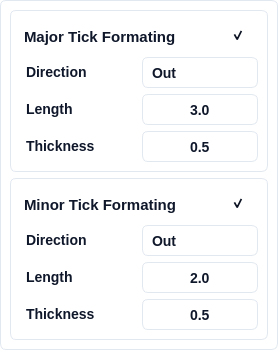
          <widget class="QFrame" name="qt_frame_buffer_group_3">
           <property name="layoutDirection">
            <enum>Qt::LeftToRight</enum>
           </property>
           <property name="autoFillBackground">
            <bool>false</bool>
           </property>
           <property name="styleSheet">
            <string notr="true">box-sizing: border-box;
display: flex;
flex-direction: column;
align-items: flex-start;
gap: 25px;
background: #FFFFFF;
border: 1px solid #E2E8F0; /* slate/200 */
border-radius: 6px;</string>
           </property>
           <property name="frameShape">
            <enum>QFrame::StyledPanel</enum>
           </property>
           <property name="frameShadow">
            <enum>QFrame::Raised</enum>
           </property>
           <layout class="QVBoxLayout" name="verticalLayout_16">
            <property name="spacing">
             <number>6</number>
            </property>
            <property name="leftMargin">
             <number>9</number>
            </property>
            <property name="topMargin">
             <number>9</number>
            </property>
            <property name="rightMargin">
             <number>9</number>
            </property>
            <property name="bottomMargin">
             <number>9</number>
            </property>
            <item>
             <widget class="QFrame" name="verticalFrame_4">
              <property name="styleSheet">
               <string notr="true">background: #FFFFFF;
border: 1px solid #E2E8F0; /* slate/200 */
border-radius: 6px;</string>
              </property>
              <layout class="QVBoxLayout" name="verticalLayout_6">
               <property name="leftMargin">
                <number>9</number>
               </property>
               <property name="topMargin">
                <number>9</number>
               </property>
               <property name="rightMargin">
                <number>9</number>
               </property>
               <property name="bottomMargin">
                <number>9</number>
               </property>
               <item>
                <layout class="QHBoxLayout" name="horizontalLayout_54" stretch="0,0,0">
                 <property name="leftMargin">
                  <number>0</number>
                 </property>
                 <property name="topMargin">
                  <number>0</number>
                 </property>
                 <property name="rightMargin">
                  <number>0</number>
                 </property>
                 <property name="bottomMargin">
                  <number>0</number>
                 </property>
                 <item>
                  <widget class="QLabel" name="label_47">
                   <property name="styleSheet">
                    <string notr="true"> 	border: none;
	color: #0F172A;  /* Text color */
    font-family: 'Segoe UI', sans-serif;  /* Font family */
    font-style: normal;  /* Font style */
    font-weight: 500;  /* Font weight */
    font-size: 15px;  /* Font size */
    line-height: 24px;  /* Line height */
    padding-top: 4px;  /* Padding */</string>
                   </property>
                   <property name="text">
                    <string>&lt;html&gt;&lt;head/&gt;&lt;body&gt;&lt;p&gt;Major Tick Formating&lt;/p&gt;&lt;/body&gt;&lt;/html&gt;</string>
                   </property>
                  </widget>
                 </item>
                 <item>
                  <spacer name="horizontalSpacer">
                   <property name="orientation">
                    <enum>Qt::Horizontal</enum>
                   </property>
                   <property name="sizeHint" stdset="0">
                    <size>
                     <width>40</width>
                     <height>20</height>
                    </size>
                   </property>
                  </spacer>
                 </item>
                 <item>
                  <widget class="QCheckBox" name="qt_checkbox_major_tick_visibility">
                   <property name="sizePolicy">
                    <sizepolicy hsizetype="Expanding" vsizetype="Expanding">
                     <horstretch>0</horstretch>
                     <verstretch>0</verstretch>
                    </sizepolicy>
                   </property>
                   <property name="minimumSize">
                    <size>
                     <width>31</width>
                     <height>31</height>
                    </size>
                   </property>
                   <property name="maximumSize">
                    <size>
                     <width>31</width>
                     <height>31</height>
                    </size>
                   </property>
                   <property name="styleSheet">
                    <string notr="true">/* Default State */
QCheckBox {
    border: none;    
	background: transparent;  /* Ghost button with no background */
    color: #0F172A;  /* Text color */
    border-radius: 6px;  /* Rounded corners */
    font-family: 'Segoe UI', sans-serif;  /* Font family */
    font-style: normal;  /* Font style */
    font-weight: 500;  /* Font weight */
    font-size: 14px;  /* Font size */
    line-height: 24px;  /* Line height */
	padding: 4px;	
}

QCheckBox:hover {
    /* Your styles for hover state */
	 background: #F1F5F9;  /* slate/100 */

}

QCheckBox:pressed {
    /* Your styles for pressed state */
	background: #DEE8F2;  /* Pressed background color */

}

QCheckBox::indicator:checked {
    /* Your styles for checked state */
	image: url(:/ui/qt/resources/checkbox/visible_icon.png);
}

QCheckBox::indicator:unchecked {
    /* Your styles for checked state */
	image: url(:/ui/qt/resources/checkbox/hiden_icon.png);
}

QCheckBox:focused {
    border: none;
}

</string>
                   </property>
                   <property name="text">
                    <string/>
                   </property>
                   <property name="checked">
                    <bool>true</bool>
                   </property>
                  </widget>
                 </item>
                </layout>
               </item>
               <item>
                <layout class="QHBoxLayout" name="horizontalLayout_41" stretch="1,1">
                 <property name="leftMargin">
                  <number>0</number>
                 </property>
                 <property name="topMargin">
                  <number>0</number>
                 </property>
                 <property name="rightMargin">
                  <number>0</number>
                 </property>
                 <property name="bottomMargin">
                  <number>0</number>
                 </property>
                 <item>
                  <widget class="QLabel" name="label_31">
                   <property name="styleSheet">
                    <string notr="true"> 	border: none;
	color: #0F172A;  /* Text color */
    font-family: 'Segoe UI', sans-serif;  /* Font family */
    font-style: normal;  /* Font style */
    font-weight: 500;  /* Font weight */
    font-size: 14px;  /* Font size */
    line-height: 24px;  /* Line height */
    padding-left: 2px;  /* Padding */</string>
                   </property>
                   <property name="text">
                    <string>&lt;html&gt;&lt;head/&gt;&lt;body&gt;&lt;p&gt;Direction&lt;/p&gt;&lt;/body&gt;&lt;/html&gt;</string>
                   </property>
                  </widget>
                 </item>
                 <item>
                  <widget class="QComboBox" name="qt_combo_major_tick_direction">
                   <property name="minimumSize">
                    <size>
                     <width>100</width>
                     <height>31</height>
                    </size>
                   </property>
                   <property name="maximumSize">
                    <size>
                     <width>200</width>
                     <height>16777215</height>
                    </size>
                   </property>
                   <property name="styleSheet">
                    <string notr="true">QComboBox {
	background: #FFFFFF;
	border: 1px solid #E2E8F0; /* slate/200 */
	border-radius: 6px;
	padding-left: 9px;
	color: #0F172A;  /* Text color */
    font-family: 'Segoe UI', sans-serif;  /* Font family */
    font-style: normal;  /* Font style */
    font-weight: 500;  /* Font weight */
    font-size: 14px;  /* Font size */
}

/* Drop-down button */
QComboBox::drop-down {
    border: none;	
}

/* Down arrow */
QComboBox::down-arrow {
    image: url(:/ui/qt/resources/checkbox/down_icon.png);
	padding-right: 12px;
}

/* Down arrow when disabled */
QComboBox::down-arrow:disabled {
}

/* Drop-down items */
QComboBox QAbstractItemView {
    border: 1px solid #E2E8F0; /* slate/200 */
    selection-background-color: #F1F5F9;
}

/* Individual items */
QComboBox::item {
    background-color: white;
    color: #0F172A;
}</string>
                   </property>
                   <property name="currentIndex">
                    <number>1</number>
                   </property>
                   <item>
                    <property name="text">
                     <string>In</string>
                    </property>
                   </item>
                   <item>
                    <property name="text">
                     <string>Out</string>
                    </property>
                   </item>
                   <item>
                    <property name="text">
                     <string>Inout</string>
                    </property>
                   </item>
                  </widget>
                 </item>
                </layout>
               </item>
               <item>
                <layout class="QHBoxLayout" name="horizontalLayout_35" stretch="1,1">
                 <property name="leftMargin">
                  <number>0</number>
                 </property>
                 <property name="topMargin">
                  <number>0</number>
                 </property>
                 <property name="rightMargin">
                  <number>0</number>
                 </property>
                 <property name="bottomMargin">
                  <number>0</number>
                 </property>
                 <item>
                  <widget class="QLabel" name="label_28">
                   <property name="styleSheet">
                    <string notr="true"> 	border: none;
	color: #0F172A;  /* Text color */
    font-family: 'Segoe UI', sans-serif;  /* Font family */
    font-style: normal;  /* Font style */
    font-weight: 500;  /* Font weight */
    font-size: 14px;  /* Font size */
    line-height: 24px;  /* Line height */
    padding-left: 2px;  /* Padding */</string>
                   </property>
                   <property name="text">
                    <string>&lt;html&gt;&lt;head/&gt;&lt;body&gt;&lt;p&gt;Length&lt;/p&gt;&lt;/body&gt;&lt;/html&gt;</string>
                   </property>
                  </widget>
                 </item>
                 <item>
                  <widget class="QDoubleSpinBox" name="qt_spinbox_major_tick_length">
                   <property name="sizePolicy">
                    <sizepolicy hsizetype="Minimum" vsizetype="Fixed">
                     <horstretch>0</horstretch>
                     <verstretch>0</verstretch>
                    </sizepolicy>
                   </property>
                   <property name="minimumSize">
                    <size>
                     <width>100</width>
                     <height>31</height>
                    </size>
                   </property>
                   <property name="maximumSize">
                    <size>
                     <width>200</width>
                     <height>31</height>
                    </size>
                   </property>
                   <property name="styleSheet">
                    <string notr="true">QDoubleSpinBox {
	background: #FFFFFF;
	border: 1px solid #E2E8F0; /* slate/200 */
	border-radius: 6px;
	color: #0F172A;  /* Text color */
    font-family: 'Segoe UI', sans-serif;  /* Font family */
    font-style: normal;  /* Font style */
    font-weight: 500;  /* Font weight */
    font-size: 14px;  /* Font size */
}

QDoubleSpinBox:focus {
}

QDoubleSpinBox:disabled {
}

QDoubleSpinBox::up-button {
	background: #FFFFFF;
	border: none; 
	subcontrol-position: center right;
	padding-right: 10px;
}

QDoubleSpinBox::down-button {
	background: #FFFFFF;
	border: none;
	subcontrol-position: center left;
	padding-left: 10px;
}

QDoubleSpinBox::up-arrow {
	image: url(:/ui/qt/resources/buttons/add_icon.png);
	width: 20px;
    height: 20px;
}

QDoubleSpinBox::down-arrow {	
	image: url(:/ui/qt/resources/buttons/substract_icon.png);
	width: 20px;
    height: 20px;
}

QDoubleSpinBox::up-arrow:disabled, QSpinBox::up-arrow:off {
}

QDoubleSpinBox::down-arrow:disabled, QSpinBox::down-arrow:off {
}</string>
                   </property>
                   <property name="alignment">
                    <set>Qt::AlignCenter</set>
                   </property>
                   <property name="decimals">
                    <number>1</number>
                   </property>
                   <property name="minimum">
                    <double>0.500000000000000</double>
                   </property>
                   <property name="maximum">
                    <double>25.000000000000000</double>
                   </property>
                   <property name="singleStep">
                    <double>0.100000000000000</double>
                   </property>
                   <property name="value">
                    <double>3.000000000000000</double>
                   </property>
                  </widget>
                 </item>
                </layout>
               </item>
               <item>
                <layout class="QHBoxLayout" name="horizontalLayout_52" stretch="1,1">
                 <property name="leftMargin">
                  <number>0</number>
                 </property>
                 <property name="topMargin">
                  <number>0</number>
                 </property>
                 <property name="rightMargin">
                  <number>0</number>
                 </property>
                 <property name="bottomMargin">
                  <number>0</number>
                 </property>
                 <item>
                  <widget class="QLabel" name="label_29">
                   <property name="styleSheet">
                    <string notr="true"> 	border: none;
	color: #0F172A;  /* Text color */
    font-family: 'Segoe UI', sans-serif;  /* Font family */
    font-style: normal;  /* Font style */
    font-weight: 500;  /* Font weight */
    font-size: 14px;  /* Font size */
    line-height: 24px;  /* Line height */
    padding-left: 2px;  /* Padding */</string>
                   </property>
                   <property name="text">
                    <string>&lt;html&gt;&lt;head/&gt;&lt;body&gt;&lt;p&gt;Thickness&lt;/p&gt;&lt;/body&gt;&lt;/html&gt;</string>
                   </property>
                  </widget>
                 </item>
                 <item>
                  <widget class="QDoubleSpinBox" name="qt_spinbox_major_tick_width">
                   <property name="sizePolicy">
                    <sizepolicy hsizetype="Minimum" vsizetype="Fixed">
                     <horstretch>0</horstretch>
                     <verstretch>0</verstretch>
                    </sizepolicy>
                   </property>
                   <property name="minimumSize">
                    <size>
                     <width>100</width>
                     <height>31</height>
                    </size>
                   </property>
                   <property name="maximumSize">
                    <size>
                     <width>200</width>
                     <height>31</height>
                    </size>
                   </property>
                   <property name="styleSheet">
                    <string notr="true">QDoubleSpinBox {
	background: #FFFFFF;
	border: 1px solid #E2E8F0; /* slate/200 */
	border-radius: 6px;
	color: #0F172A;  /* Text color */
    font-family: 'Segoe UI', sans-serif;  /* Font family */
    font-style: normal;  /* Font style */
    font-weight: 500;  /* Font weight */
    font-size: 14px;  /* Font size */
}

QDoubleSpinBox:focus {
}

QDoubleSpinBox:disabled {
}

QDoubleSpinBox::up-button {
	background: #FFFFFF;
	border: none; 
	subcontrol-position: center right;
	padding-right: 10px;
}

QDoubleSpinBox::down-button {
	background: #FFFFFF;
	border: none;
	subcontrol-position: center left;
	padding-left: 10px;
}

QDoubleSpinBox::up-arrow {
	image: url(:/ui/qt/resources/buttons/add_icon.png);
	width: 20px;
    height: 20px;
}

QDoubleSpinBox::down-arrow {	
	image: url(:/ui/qt/resources/buttons/substract_icon.png);
	width: 20px;
    height: 20px;
}

QDoubleSpinBox::up-arrow:disabled, QSpinBox::up-arrow:off {
}

QDoubleSpinBox::down-arrow:disabled, QSpinBox::down-arrow:off {
}</string>
                   </property>
                   <property name="alignment">
                    <set>Qt::AlignCenter</set>
                   </property>
                   <property name="decimals">
                    <number>1</number>
                   </property>
                   <property name="minimum">
                    <double>0.100000000000000</double>
                   </property>
                   <property name="maximum">
                    <double>10.000000000000000</double>
                   </property>
                   <property name="singleStep">
                    <double>0.100000000000000</double>
                   </property>
                   <property name="value">
                    <double>0.500000000000000</double>
                   </property>
                  </widget>
                 </item>
                </layout>
               </item>
              </layout>
             </widget>
            </item>
            <item>
             <widget class="QFrame" name="verticalFrame_6">
              <property name="styleSheet">
               <string notr="true">background: #FFFFFF;
border: 1px solid #E2E8F0; /* slate/200 */
border-radius: 6px;</string>
              </property>
              <layout class="QVBoxLayout" name="verticalLayout_8">
               <property name="leftMargin">
                <number>9</number>
               </property>
               <property name="topMargin">
                <number>9</number>
               </property>
               <property name="rightMargin">
                <number>9</number>
               </property>
               <property name="bottomMargin">
                <number>9</number>
               </property>
               <item>
                <layout class="QHBoxLayout" name="horizontalLayout_55" stretch="0,0,0">
                 <property name="leftMargin">
                  <number>0</number>
                 </property>
                 <property name="topMargin">
                  <number>0</number>
                 </property>
                 <property name="rightMargin">
                  <number>0</number>
                 </property>
                 <property name="bottomMargin">
                  <number>0</number>
                 </property>
                 <item>
                  <widget class="QLabel" name="label_49">
                   <property name="styleSheet">
                    <string notr="true"> 	border: none;
	color: #0F172A;  /* Text color */
    font-family: 'Segoe UI', sans-serif;  /* Font family */
    font-style: normal;  /* Font style */
    font-weight: 500;  /* Font weight */
    font-size: 15px;  /* Font size */
    line-height: 24px;  /* Line height */
    padding-top: 4px;  /* Padding */</string>
                   </property>
                   <property name="text">
                    <string>&lt;html&gt;&lt;head/&gt;&lt;body&gt;&lt;p&gt;Minor Tick Formating&lt;/p&gt;&lt;/body&gt;&lt;/html&gt;</string>
                   </property>
                  </widget>
                 </item>
                 <item>
                  <spacer name="horizontalSpacer_3">
                   <property name="orientation">
                    <enum>Qt::Horizontal</enum>
                   </property>
                   <property name="sizeHint" stdset="0">
                    <size>
                     <width>40</width>
                     <height>20</height>
                    </size>
                   </property>
                  </spacer>
                 </item>
                 <item>
                  <widget class="QCheckBox" name="qt_checkbox_minor_tick_visibility">
                   <property name="sizePolicy">
                    <sizepolicy hsizetype="Expanding" vsizetype="Expanding">
                     <horstretch>0</horstretch>
                     <verstretch>0</verstretch>
                    </sizepolicy>
                   </property>
                   <property name="minimumSize">
                    <size>
                     <width>31</width>
                     <height>31</height>
                    </size>
                   </property>
                   <property name="maximumSize">
                    <size>
                     <width>31</width>
                     <height>31</height>
                    </size>
                   </property>
                   <property name="styleSheet">
                    <string notr="true">/* Default State */
QCheckBox {
    border: none;    
	background: transparent;  /* Ghost button with no background */
    color: #0F172A;  /* Text color */
    border-radius: 6px;  /* Rounded corners */
    font-family: 'Segoe UI', sans-serif;  /* Font family */
    font-style: normal;  /* Font style */
    font-weight: 500;  /* Font weight */
    font-size: 14px;  /* Font size */
    line-height: 24px;  /* Line height */
	padding: 4px;	
}

QCheckBox:hover {
    /* Your styles for hover state */
	 background: #F1F5F9;  /* slate/100 */

}

QCheckBox:pressed {
    /* Your styles for pressed state */
	background: #DEE8F2;  /* Pressed background color */

}

QCheckBox::indicator:checked {
    /* Your styles for checked state */
	image: url(:/ui/qt/resources/checkbox/visible_icon.png);
}

QCheckBox::indicator:unchecked {
    /* Your styles for checked state */
	image: url(:/ui/qt/resources/checkbox/hiden_icon.png);
}

QCheckBox:focused {
    border: none;
}

</string>
                   </property>
                   <property name="text">
                    <string/>
                   </property>
                   <property name="checked">
                    <bool>true</bool>
                   </property>
                  </widget>
                 </item>
                </layout>
               </item>
               <item>
                <layout class="QHBoxLayout" name="horizontalLayout_56" stretch="1,1">
                 <property name="leftMargin">
                  <number>0</number>
                 </property>
                 <property name="topMargin">
                  <number>0</number>
                 </property>
                 <property name="rightMargin">
                  <number>0</number>
                 </property>
                 <property name="bottomMargin">
                  <number>0</number>
                 </property>
                 <item>
                  <widget class="QLabel" name="label_34">
                   <property name="styleSheet">
                    <string notr="true"> 	border: none;
	color: #0F172A;  /* Text color */
    font-family: 'Segoe UI', sans-serif;  /* Font family */
    font-style: normal;  /* Font style */
    font-weight: 500;  /* Font weight */
    font-size: 14px;  /* Font size */
    line-height: 24px;  /* Line height */
    padding-left: 2px;  /* Padding */</string>
                   </property>
                   <property name="text">
                    <string>&lt;html&gt;&lt;head/&gt;&lt;body&gt;&lt;p&gt;Direction&lt;/p&gt;&lt;/body&gt;&lt;/html&gt;</string>
                   </property>
                  </widget>
                 </item>
                 <item>
                  <widget class="QComboBox" name="qt_combo_minor_tick_direction">
                   <property name="minimumSize">
                    <size>
                     <width>100</width>
                     <height>31</height>
                    </size>
                   </property>
                   <property name="maximumSize">
                    <size>
                     <width>200</width>
                     <height>16777215</height>
                    </size>
                   </property>
                   <property name="styleSheet">
                    <string notr="true">QComboBox {
	background: #FFFFFF;
	border: 1px solid #E2E8F0; /* slate/200 */
	border-radius: 6px;
	padding-left: 9px;
	color: #0F172A;  /* Text color */
    font-family: 'Segoe UI', sans-serif;  /* Font family */
    font-style: normal;  /* Font style */
    font-weight: 500;  /* Font weight */
    font-size: 14px;  /* Font size */
}

/* Drop-down button */
QComboBox::drop-down {
    border: none;	
}

/* Down arrow */
QComboBox::down-arrow {
    image: url(:/ui/qt/resources/checkbox/down_icon.png);
	padding-right: 12px;
}

/* Down arrow when disabled */
QComboBox::down-arrow:disabled {
}

/* Drop-down items */
QComboBox QAbstractItemView {
    border: 1px solid #E2E8F0; /* slate/200 */
    selection-background-color: #F1F5F9;
}

/* Individual items */
QComboBox::item {
    background-color: white;
    color: #0F172A;
}</string>
                   </property>
                   <property name="currentIndex">
                    <number>1</number>
                   </property>
                   <item>
                    <property name="text">
                     <string>In</string>
                    </property>
                   </item>
                   <item>
                    <property name="text">
                     <string>Out</string>
                    </property>
                   </item>
                   <item>
                    <property name="text">
                     <string>Inout</string>
                    </property>
                   </item>
                  </widget>
                 </item>
                </layout>
               </item>
               <item>
                <layout class="QHBoxLayout" name="horizontalLayout_36" stretch="1,1">
                 <property name="leftMargin">
                  <number>0</number>
                 </property>
                 <property name="topMargin">
                  <number>0</number>
                 </property>
                 <property name="rightMargin">
                  <number>0</number>
                 </property>
                 <property name="bottomMargin">
                  <number>0</number>
                 </property>
                 <item>
                  <widget class="QLabel" name="label_50">
                   <property name="styleSheet">
                    <string notr="true"> 	border: none;
	color: #0F172A;  /* Text color */
    font-family: 'Segoe UI', sans-serif;  /* Font family */
    font-style: normal;  /* Font style */
    font-weight: 500;  /* Font weight */
    font-size: 14px;  /* Font size */
    line-height: 24px;  /* Line height */
    padding-left: 2px;  /* Padding */</string>
                   </property>
                   <property name="text">
                    <string>&lt;html&gt;&lt;head/&gt;&lt;body&gt;&lt;p&gt;Length&lt;/p&gt;&lt;/body&gt;&lt;/html&gt;</string>
                   </property>
                  </widget>
                 </item>
                 <item>
                  <widget class="QDoubleSpinBox" name="qt_spinbox_minor_tick_length">
                   <property name="sizePolicy">
                    <sizepolicy hsizetype="Minimum" vsizetype="Fixed">
                     <horstretch>0</horstretch>
                     <verstretch>0</verstretch>
                    </sizepolicy>
                   </property>
                   <property name="minimumSize">
                    <size>
                     <width>100</width>
                     <height>31</height>
                    </size>
                   </property>
                   <property name="maximumSize">
                    <size>
                     <width>200</width>
                     <height>31</height>
                    </size>
                   </property>
                   <property name="styleSheet">
                    <string notr="true">QDoubleSpinBox {
	background: #FFFFFF;
	border: 1px solid #E2E8F0; /* slate/200 */
	border-radius: 6px;
	color: #0F172A;  /* Text color */
    font-family: 'Segoe UI', sans-serif;  /* Font family */
    font-style: normal;  /* Font style */
    font-weight: 500;  /* Font weight */
    font-size: 14px;  /* Font size */
}

QDoubleSpinBox:focus {
}

QDoubleSpinBox:disabled {
}

QDoubleSpinBox::up-button {
	background: #FFFFFF;
	border: none; 
	subcontrol-position: center right;
	padding-right: 10px;
}

QDoubleSpinBox::down-button {
	background: #FFFFFF;
	border: none;
	subcontrol-position: center left;
	padding-left: 10px;
}

QDoubleSpinBox::up-arrow {
	image: url(:/ui/qt/resources/buttons/add_icon.png);
	width: 20px;
    height: 20px;
}

QDoubleSpinBox::down-arrow {	
	image: url(:/ui/qt/resources/buttons/substract_icon.png);
	width: 20px;
    height: 20px;
}

QDoubleSpinBox::up-arrow:disabled, QSpinBox::up-arrow:off {
}

QDoubleSpinBox::down-arrow:disabled, QSpinBox::down-arrow:off {
}</string>
                   </property>
                   <property name="alignment">
                    <set>Qt::AlignCenter</set>
                   </property>
                   <property name="decimals">
                    <number>1</number>
                   </property>
                   <property name="minimum">
                    <double>0.500000000000000</double>
                   </property>
                   <property name="maximum">
                    <double>25.000000000000000</double>
                   </property>
                   <property name="singleStep">
                    <double>0.100000000000000</double>
                   </property>
                   <property name="value">
                    <double>2.000000000000000</double>
                   </property>
                  </widget>
                 </item>
                </layout>
               </item>
               <item>
                <layout class="QHBoxLayout" name="horizontalLayout_57" stretch="1,1">
                 <property name="leftMargin">
                  <number>0</number>
                 </property>
                 <property name="topMargin">
                  <number>0</number>
                 </property>
                 <property name="rightMargin">
                  <number>0</number>
                 </property>
                 <property name="bottomMargin">
                  <number>0</number>
                 </property>
                 <item>
                  <widget class="QLabel" name="label_51">
                   <property name="styleSheet">
                    <string notr="true"> 	border: none;
	color: #0F172A;  /* Text color */
    font-family: 'Segoe UI', sans-serif;  /* Font family */
    font-style: normal;  /* Font style */
    font-weight: 500;  /* Font weight */
    font-size: 14px;  /* Font size */
    line-height: 24px;  /* Line height */
    padding-left: 2px;  /* Padding */</string>
                   </property>
                   <property name="text">
                    <string>&lt;html&gt;&lt;head/&gt;&lt;body&gt;&lt;p&gt;Thickness&lt;/p&gt;&lt;/body&gt;&lt;/html&gt;</string>
                   </property>
                  </widget>
                 </item>
                 <item>
                  <widget class="QDoubleSpinBox" name="qt_spinbox_minor_tick_width">
                   <property name="sizePolicy">
                    <sizepolicy hsizetype="Minimum" vsizetype="Fixed">
                     <horstretch>0</horstretch>
                     <verstretch>0</verstretch>
                    </sizepolicy>
                   </property>
                   <property name="minimumSize">
                    <size>
                     <width>100</width>
                     <height>31</height>
                    </size>
                   </property>
                   <property name="maximumSize">
                    <size>
                     <width>200</width>
                     <height>31</height>
                    </size>
                   </property>
                   <property name="styleSheet">
                    <string notr="true">QDoubleSpinBox {
	background: #FFFFFF;
	border: 1px solid #E2E8F0; /* slate/200 */
	border-radius: 6px;
	color: #0F172A;  /* Text color */
    font-family: 'Segoe UI', sans-serif;  /* Font family */
    font-style: normal;  /* Font style */
    font-weight: 500;  /* Font weight */
    font-size: 14px;  /* Font size */
}

QDoubleSpinBox:focus {
}

QDoubleSpinBox:disabled {
}

QDoubleSpinBox::up-button {
	background: #FFFFFF;
	border: none; 
	subcontrol-position: center right;
	padding-right: 10px;
}

QDoubleSpinBox::down-button {
	background: #FFFFFF;
	border: none;
	subcontrol-position: center left;
	padding-left: 10px;
}

QDoubleSpinBox::up-arrow {
	image: url(:/ui/qt/resources/buttons/add_icon.png);
	width: 20px;
    height: 20px;
}

QDoubleSpinBox::down-arrow {	
	image: url(:/ui/qt/resources/buttons/substract_icon.png);
	width: 20px;
    height: 20px;
}

QDoubleSpinBox::up-arrow:disabled, QSpinBox::up-arrow:off {
}

QDoubleSpinBox::down-arrow:disabled, QSpinBox::down-arrow:off {
}</string>
                   </property>
                   <property name="alignment">
                    <set>Qt::AlignCenter</set>
                   </property>
                   <property name="decimals">
                    <number>1</number>
                   </property>
                   <property name="minimum">
                    <double>0.100000000000000</double>
                   </property>
                   <property name="maximum">
                    <double>10.000000000000000</double>
                   </property>
                   <property name="singleStep">
                    <double>0.100000000000000</double>
                   </property>
                   <property name="value">
                    <double>0.500000000000000</double>
                   </property>
                  </widget>
                 </item>
                </layout>
               </item>
              </layout>
             </widget>
            </item>
            <item>
             <spacer name="verticalSpacer_3">
              <property name="orientation">
               <enum>Qt::Vertical</enum>
              </property>
              <property name="sizeHint" stdset="0">
               <size>
                <width>0</width>
                <height>0</height>
               </size>
              </property>
             </spacer>
            </item>
           </layout>
          </widget>
